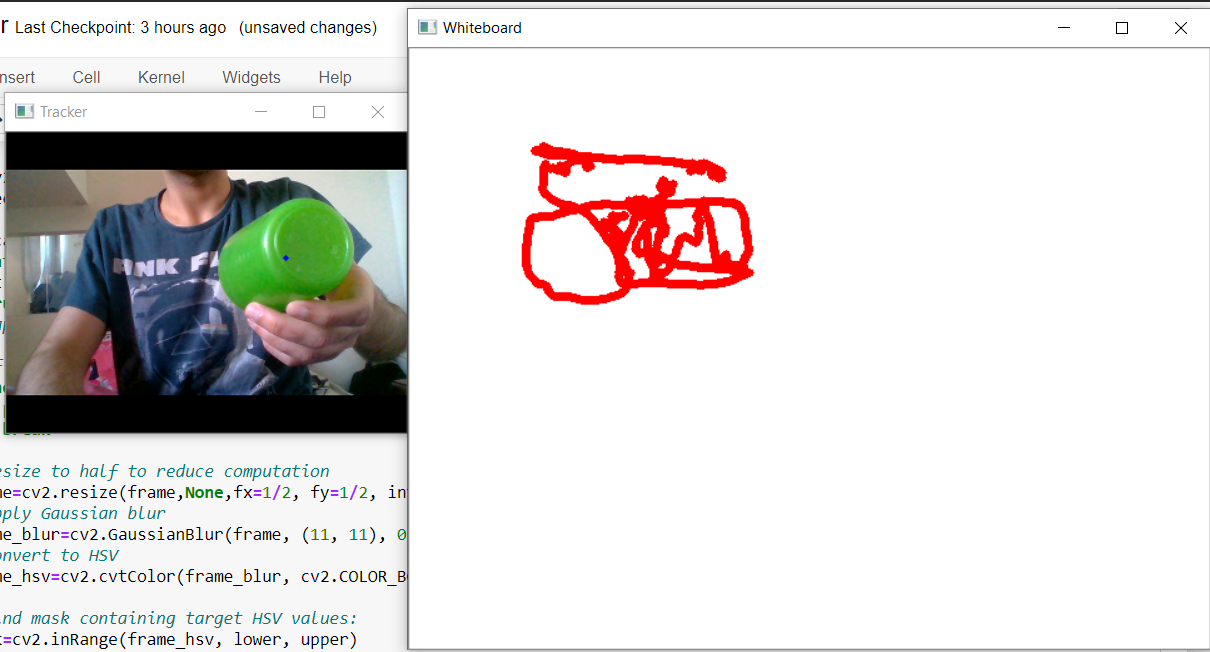
#> input picture snip.png, 1210 x 652 px, given in place of the camera
$ jupyter execute Tracker.ipynb
#> lines starting #> are read from the running program, lines starting #| are printed output that depends on the picture; after the words box and inside, x2 and y2 are one past the last pixel; in counts of white or black regions, pixels touching at a corner belong together
[cell 1]
from collections import deque
import numpy as np
import argparse
import cv2
import time

[cell 2]
# Setup color range, and deque for live and drawing
# lower=(29, 86, 250)
# upper=(64, 255, 255)

lower=(29, 80, 250)
upper=(255, 255, 255)

pts_draw=deque()
draw=False

[cell 3]
# Initialize white board
whiteboard=np.ones([480,640,3])

# Open camera image

cap = cv2.VideoCapture(0)
time.sleep(2.0)

if not cap.isOpened():
    print("Cannot open camera")
    exit()
while True:
    # Capture frame-by-frame
    ret, frame = cap.read()
#> frame is the input picture: shape (652, 1210, 3); mean B, G, R 217.3, 218.5, 221.6
    # if frame is read correctly ret is True
    if not ret:
        print("Can't receive frame (stream end?). Exiting ...")
        break

    # Resize to half to reduce computation
#     frame=cv2.resize(frame,None,fx=1/2, fy=1/2, interpolation = cv2.INTER_CUBIC)
    # Apply Gaussian blur
    frame_blur=cv2.GaussianBlur(frame, (11, 11), 0)
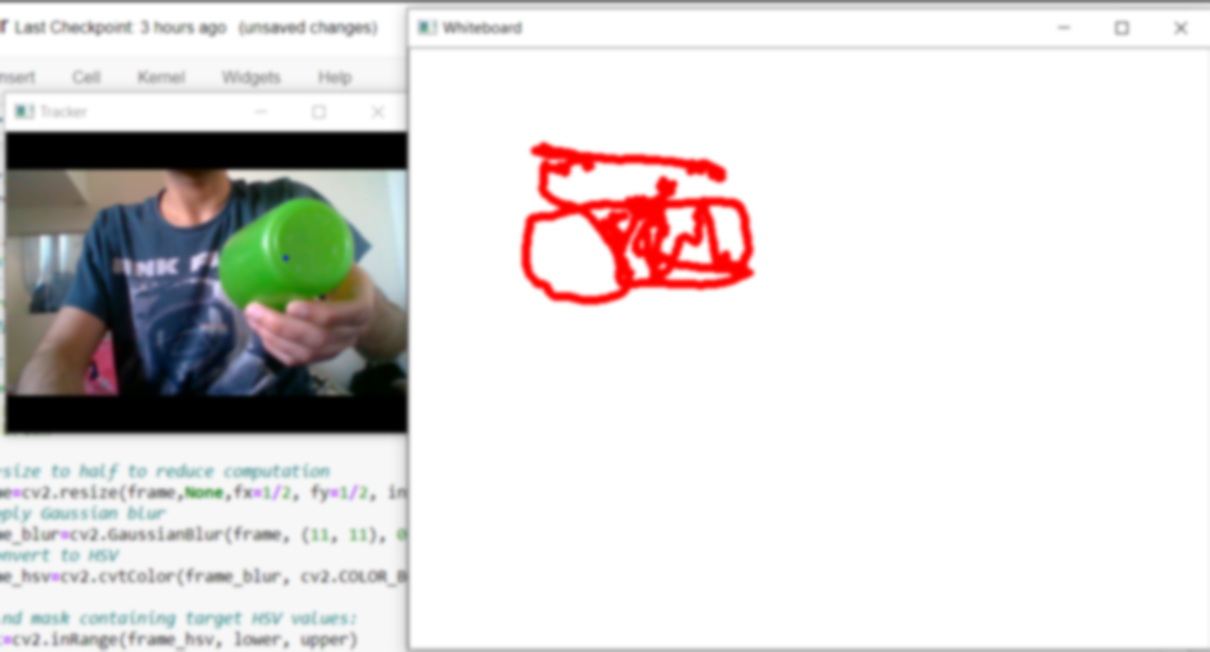
#> frame_blur: shape (652, 1210, 3); mean B, G, R 217.4, 218.5, 221.7
    # Convert to HSV
    frame_hsv=cv2.cvtColor(frame_blur, cv2.COLOR_BGR2HSV)
#> frame_hsv: shape (652, 1210, 3); mean H, S, V 14.3, 17.3, 225.3

    # Find mask containing target HSV values:
    mask=cv2.inRange(frame_hsv, lower, upper)
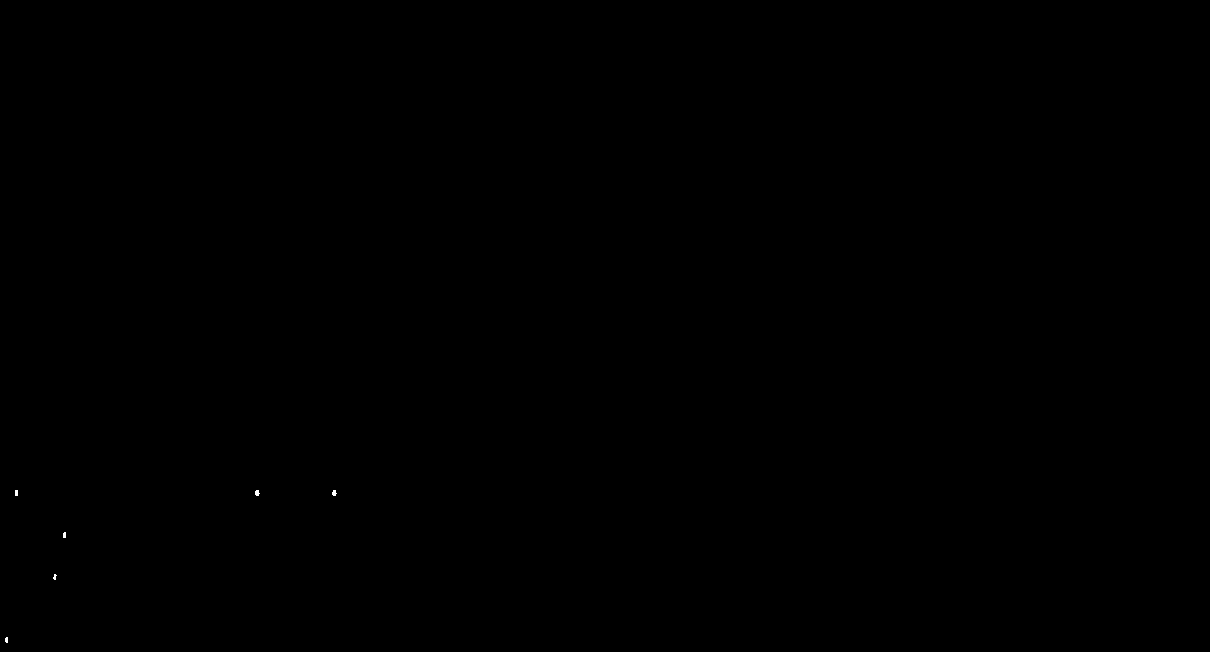
#> mask: shape (652, 1210); 0.01% white; 6 white regions (4 under 20 px), largest, box (x1, y1, x2, y2) and area: (255, 490, 260, 496) 23, (332, 490, 337, 496) 22

    # Extract contour of mask
    cnts, heirarchy = cv2.findContours(mask.copy(), cv2.RETR_EXTERNAL,
            cv2.CHAIN_APPROX_SIMPLE)
#> cnts = 6 contours, all with area under 20

    # break if no contours found
    while not cnts:
        print("Can't find selected range!!")
        break
#> this loop made 0 passes

    # Select largest contour if multiple are found:
    cnt = max(cnts, key=cv2.contourArea)
#> cnt = contour of 9 points, box (x1, y1, x2, y2) (255, 490, 260, 496), area 15

    # Find center of selected cnt
    ((x, y), radius) = cv2.minEnclosingCircle(cnt)
#> x = 257; y = 492.5; radius = 2.69
    M=cv2.moments(cnt)
#> M = moments, m00 15, centre m10/m00, m01/m00 = (256.7, 492.5)
    center=(int(M["m10"] / M["m00"]+pow(10,-8)), int(M["m01"] / M["m00"]+pow(10,-8)))
#> center = (256, 492)

    # Draw a small circle=Dot in place of center of object
    cv2.circle(frame, (int(x), int(y)), 2, (255,0,0), -1)
#> frame: shape (652, 1210, 3); under 0.01% of pixels changed, all inside (x1, y1, x2, y2) = (255, 490, 260, 495)

    pts_draw.appendleft(center)

    k = cv2.waitKey(1) & 0xFF
#> (key q is pressed here)
    if k==ord('d'):
        draw=not(draw)

    if draw==True and x<480 and y<640:

        whiteboard.itemset((int(x),int(y),2),100)
        for i in range(1, len(pts_draw)):
            cv2.line(whiteboard, pts_draw[i - 1], pts_draw[i], (0, 0, 255), 5)


    cv2.imshow('Tracker', frame)
    cv2.imshow('Whiteboard', whiteboard)
#     pts_draw.appendleft(center)


    if cv2.waitKey(1) == ord('q'):
#> (key q is pressed here)
        break


# When everything done, release the capture
cap.release()
cv2.destroyAllWindows()
